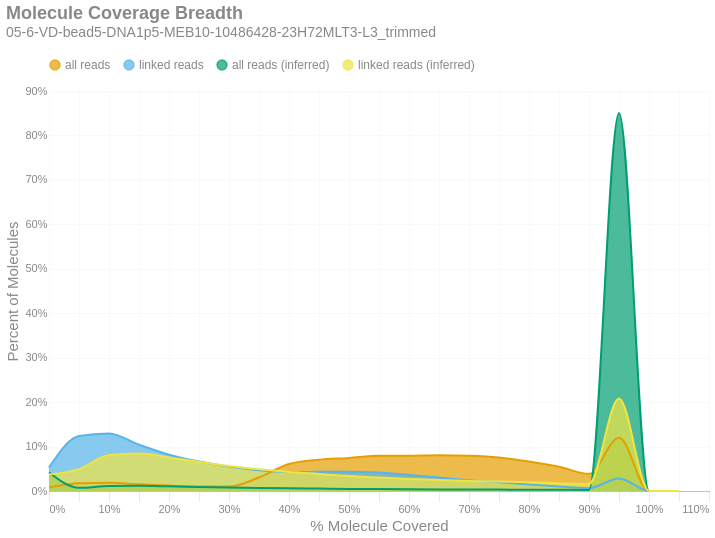

Here is the notebook cell this chart was saved with:
### Markdown cell above
### Molecule Read Coverage
This chart shows molecule coverage breadth as computed by the number of bases aligned to that molecule. In other words, "*how much of each unique long molecule is actually sequenced/aligned?*" Keep in mind there is a distinction between sequences and alignments, since some sequences belonging to a particular molecule may not align well and wouldn't appear in the alignment data. This chart also shows molecule coverage breadth as computed by the *inferred fragment* from which the aligned sequences originate. Unlike read coverage, this calculation takes into account the total insert size, including unsequenced gaps between the forward and reverse reads.

### Code cell
if SKIPLR:
    print_html(f"Skipped")
else:
    binned_df = consolidated_hist(valids['coverage_bp'], mask, 0.05, True)
    binned_df_inf = consolidated_hist(valids['coverage_inserts'], mask, 0.05, True)
    binned_df['all reads (inferred)'] = binned_df_inf['all reads']
    binned_df['linked reads (inferred)'] = binned_df_inf['linked reads']
    with SafeRender(binned_df):
        (
            density_plot(binned_df, 'Molecule Coverage Breadth', samplename, 'molcov', ['all reads (inferred)','linked reads (inferred)'])
            .encode(
                x=alt.X('bin:Q', title="% Molecule Covered").axis(format = '%'),
                y=alt.Y('value:Q', title='Percent of Molecules')
                    .axis(format='%')
                    .stack(False),
                color=alt.Color("key:N").scale(domain = ["all reads", "linked reads", "all reads (inferred)", "linked reads (inferred)"]),
                tooltip = [
                    alt.Tooltip("key:N", title = "Data Type"),
                    alt.Tooltip("range_label:N", title="% Molecule Covered"),
                    alt.Tooltip("value:Q", format = ".2%", title="% Molecules")
                ]
            )
        ).display()

### Figure 1 — Vega-Lite specification as saved in the notebook (floating-point values rounded to 4 significant figures)
{"width": "container", "height": 400, "config": {"title": {"anchor": "start", "dy": -15, "fontSize": 18, "color": "#888888", "subtitleColor": "#888888", "subtitleFontSize": 14}, "arc": {"fill": "#0072B2"}, "axis": {"domainColor": "#888888", "domainWidth": 0.5, "gridWidth": 0.2, "grid": false, "titleFontWeight": 400, "titleFontSize": 15, "labelFontSize": 11, "labelColor": "#888888", "tickColor": "#888888", "tickWidth": 0.2, "titleColor": "#888888"}, "axisBand": {"grid": false}, "axisX": {"grid": true, "tickSize": 10, "domainCap": "round"}, "axisY": {"domain": false, "grid": true, "tickSize": 0, "domainCap": "round"}, "background": "transparent", "header": {"labelFontSize": 15, "labelColor": "#888888", "titleFontSize": 15, "titleFontWeight": 600, "titleColor": "#888888"}, "legend": {"labelFont": "sans-serif", "labelFontSize": 12, "labelColor": "#888888", "symbolSize": 100, "symbolType": "circle", "titleFontSize": 12, "titlePadding": 10, "titleColor": "#888888", "title": null, "orient": "top"}, "range": {"category": ["#E69F00", "#56B4E9", "#009E73", "#F0E442", "#0072B2", "#D55E00", "#CC79A7", "#000000"], "diverging": ["#cfe8f3", "#a2d4ec", "#73bfe2", "#46abdb", "#1696d2", "#12719e"]}, "area": {"fill": "#0072B2", "fillOpacity": 0.7, "line": true, "strokeOpacity": 0.7}, "line": {"color": "#0072B2", "stroke": "#0072B2", "strokeWidth": 2}, "trail": {"color": "#0072B2", "stroke": "#0072B2", "strokeWidth": 0, "size": 1}, "point": {"filled": true}, "text": {"color": "#888888", "fontSize": 11, "align": "right", "fontWeight": 400, "size": 11}, "bar": {"fill": "#0072B2", "stroke": null}, "view": {"stroke": null, "continuousWidth": 660, "continuousHeight": 400}}, "data": {"name": "data-f0bef74385dc8432113f0264c63df6c6"}, "mark": {"type": "area", "interpolate": "monotone"}, "encoding": {"color": {"field": "key", "scale": {"domain": ["all reads", "linked reads", "all reads (inferred)", "linked reads (inferred)"]}, "type": "nominal"}, "tooltip": [{"field": "key", "title": "Data Type", "type": "nominal"}, {"field": "range_label", "title": "% Molecule Covered", "type": "nominal"}, {"field": "value", "format": ".2%", "title": "% Molecules", "type": "quantitative"}], "x": {"axis": {"format": "%"}, "field": "bin", "title": "% Molecule Covered", "type": "quantitative"}, "y": {"axis": {"format": "%"}, "field": "value", "stack": false, "title": "Percent of Molecules", "type": "quantitative"}}, "params": [{"name": "param_c36ac31b6afebe62", "select": {"type": "point", "fields": ["key"]}, "bind": "legend"}], "title": {"text": "Molecule Coverage Breadth", "subtitle": "05-6-VD-bead5-DNA1p5-MEB10-10486428-23H72MLT3-L3_trimmed"}, "transform": [{"fold": ["all reads", "linked reads", "all reads (inferred)", "linked reads (inferred)"]}, {"filter": {"param": "param_c36ac31b6afebe62"}}], "usermeta": {"embedOptions": {"downloadFileName": "05-6-VD-bead5-DNA1p5-MEB10-10486428-23H72MLT3-L3_trimmed.molcov"}}, "$schema": "https://vega.github.io/schema/vega-lite/v6.4.1.json", "datasets": {"data-f0bef74385dc8432113f0264c63df6c6": [{"bin": "0.0", "interval": "0.0-0.05", "all reads": 0.008136, "linked reads": 0.05292, "range_label": "0.0-0.05", "all reads (inferred)": 0.04225, "linked reads (inferred)": 0.03739}, {"bin": "0.05", "interval": "0.05-0.1", "all reads": 0.01753, "linked reads": 0.1238, "range_label": "0.05-0.1", "all reads (inferred)": 0.00715, "linked reads (inferred)": 0.04927}, {"bin": "0.1", "interval": "0.1-0.15", "all reads": 0.01829, "linked reads": 0.1296, "range_label": "0.1-0.15", "all reads (inferred)": 0.01133, "linked reads (inferred)": 0.08076}, {"bin": "0.15", "interval": "0.15-0.2", "all reads": 0.01496, "linked reads": 0.104, "range_label": "0.15-0.2", "all reads (inferred)": 0.01172, "linked reads (inferred)": 0.08413}, {"bin": "0.2", "interval": "0.2-0.25", "all reads": 0.01212, "linked reads": 0.08166, "range_label": "0.2-0.25", "all reads (inferred)": 0.01051, "linked reads (inferred)": 0.07563}, {"bin": "0.25", "interval": "0.25-0.3", "all reads": 0.01028, "linked reads": 0.06634, "range_label": "0.25-0.3", "all reads (inferred)": 0.009083, "linked reads (inferred)": 0.06535}, {"bin": "0.3", "interval": "0.3-0.35", "all reads": 0.009945, "linked reads": 0.05484, "range_label": "0.3-0.35", "all reads (inferred)": 0.007871, "linked reads (inferred)": 0.05646}, {"bin": "0.35", "interval": "0.35-0.4", "all reads": 0.03044, "linked reads": 0.04641, "range_label": "0.35-0.4", "all reads (inferred)": 0.006819, "linked reads (inferred)": 0.04875}, {"bin": "0.4", "interval": "0.4-0.45", "all reads": 0.06073, "linked reads": 0.04279, "range_label": "0.4-0.45", "all reads (inferred)": 0.006012, "linked reads (inferred)": 0.04279}, {"bin": "0.45", "interval": "0.45-0.5", "all reads": 0.07025, "linked reads": 0.04313, "range_label": "0.45-0.5", "all reads (inferred)": 0.005395, "linked reads (inferred)": 0.03821}, {"bin": "0.5", "interval": "0.5-0.55", "all reads": 0.07423, "linked reads": 0.04352, "range_label": "0.5-0.55", "all reads (inferred)": 0.004771, "linked reads (inferred)": 0.03365}, {"bin": "0.55", "interval": "0.55-0.6", "all reads": 0.07906, "linked reads": 0.04168, "range_label": "0.55-0.6", "all reads (inferred)": 0.004315, "linked reads (inferred)": 0.03023}, {"bin": "0.6", "interval": "0.6-0.65", "all reads": 0.07953, "linked reads": 0.03578, "range_label": "0.6-0.65", "all reads (inferred)": 0.003936, "linked reads (inferred)": 0.02727}, {"bin": "0.65", "interval": "0.65-0.7", "all reads": 0.08056, "linked reads": 0.03024, "range_label": "0.65-0.7", "all reads (inferred)": 0.003602, "linked reads (inferred)": 0.0246}, {"bin": "0.7", "interval": "0.7-0.75", "all reads": 0.07938, "linked reads": 0.02436, "range_label": "0.7-0.75", "all reads (inferred)": 0.003353, "linked reads (inferred)": 0.02263}, {"bin": "0.75", "interval": "0.75-0.8", "all reads": 0.07538, "linked reads": 0.01959, "range_label": "0.75-0.8", "all reads (inferred)": 0.00315, "linked reads (inferred)": 0.02122}, {"bin": "0.8", "interval": "0.8-0.85", "all reads": 0.06629, "linked reads": 0.01449, "range_label": "0.8-0.85", "all reads (inferred)": 0.002953, "linked reads (inferred)": 0.01991}, {"bin": "0.85", "interval": "0.85-0.9", "all reads": 0.05451, "linked reads": 0.01005, "range_label": "0.85-0.9", "all reads (inferred)": 0.002642, "linked reads (inferred)": 0.01768}, {"bin": "0.9", "interval": "0.9-0.95", "all reads": 0.03856, "linked reads": 0.006455, "range_label": "0.9-0.95", "all reads (inferred)": 0.002372, "linked reads (inferred)": 0.01578}, {"bin": "0.95", "interval": "0.95-1.0", "all reads": 0.1198, "linked reads": 0.02836, "range_label": "0.95-1.0", "all reads (inferred)": 0.8508, "linked reads (inferred)": 0.2083}, {"bin": "1.0", "interval": "1.0-1.05", "all reads": 0.0, "linked reads": 0.0, "range_label": "1.0-1.05", "all reads (inferred)": 0.0, "linked reads (inferred)": 0.0}, {"bin": "1.05", "interval": "1.05-1.1", "all reads": 0.0, "linked reads": 0.0, "range_label": "1.05-1.1", "all reads (inferred)": 0.0, "linked reads (inferred)": 0.0}]}}
